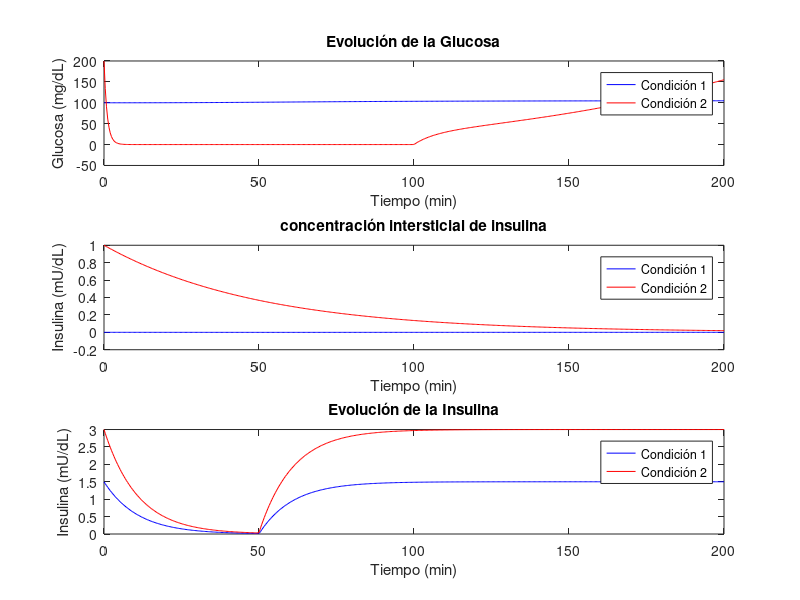

This chart was generated by the following MATLAB code:
function modelo_original()
    % Parámetros del modelo ajustados
    GB = 100;       % Nivel basal de glucosa (mg/dl)
    IB = 1.5;       % Nivel basal de insulina (mU/dl)
    VL = 120;       % Volumen de distribución de la insulina (dl)
    p2 = 20e-3;     % Tasa de eliminación de la acción de la insulina (1/min)
    p3 = 13e-6;     % Sensibilidad de la glucosa a la insulina (1/min)
    p4 = 5/54;      % Parámetro p4 (1/min)
    p1 = 0.03
    n = 0.14; 


    CI1 = [100; 0; 1.5];  % [G, X, I] 
    CI2 = [200; 1; 3];    % [G, X, I] 

    % Tiempo de simulación
    tspan = [0 200];


    h1 = @(t) 0;  % Ingesta de glucosa (perturbación)
    h2 = @(t) 5 * (t > 100);
    
    i1 = @(t) p4*IB*VL * (t > 50);  % Infusión de insulina (variable manipulada)
    i2 = @(t)  p4*IB*VL *2 * (t > 50);

    % Simulación para ambas condiciones
    [t1, y1] = ode45(@(t, y) modelo(t, y, p4, p2, p3, n, VL, IB, h1, i1), tspan, CI1);
    [t2, y2] = ode45(@(t, y) modelo(t, y, p4, p2, p3, n, VL, IB, h2, i2), tspan, CI2);

    % Crear un conjunto común de puntos de tiempo
    t_common = linspace(0, 200, 500); % 500 puntos equidistantes en el tiempo
    
    % Interpolar los resultados en los mismos puntos de tiempo
    y1_interp = interp1(t1, y1, t_common, 'linear');
    y2_interp = interp1(t2, y2, t_common, 'linear');

    % Graficar resultados
    figure;
    subplot(3,1,1);
    plot(t_common, y1_interp(:,1), 'b', t_common, y2_interp(:,1), 'r');
    xlabel('Tiempo (min)'); ylabel('Glucosa (mg/dL)');
    legend('Condición 1', 'Condición 2'); title('Evolución de la Glucosa');

    subplot(3,1,2);
    plot(t_common, y1_interp(:,2), 'b', t_common, y2_interp(:,2), 'r');
    xlabel('Tiempo (min)'); ylabel('Insulina (mU/dL)');
    legend('Condición 1', 'Condición 2'); title('concentración intersticial de insulina');
   
    subplot(3,1,3);
    plot(t_common, y1_interp(:,3), 'b', t_common, y2_interp(:,3), 'r');
    xlabel('Tiempo (min)'); ylabel('Insulina (mU/dL)');
    legend('Condición 1', 'Condición 2'); title('Evolución de la Insulina');

end

function dydt = modelo(t, y, p4, p2, p3, n, VL, IB, h, i)
    G = y(1);
    X = y(2);
    I = y(3);
    
    % Evaluar las funciones de perturbación e insulina
    h_t = h(t);
    i_t = i(t);
    
    dGdt = -G * X + h_t;
    dXdt = -p2 * X + p3 * (I - IB);
    dIdt = -p4*I + i_t / VL;
    
    dydt = [dGdt; dXdt; dIdt];
end


